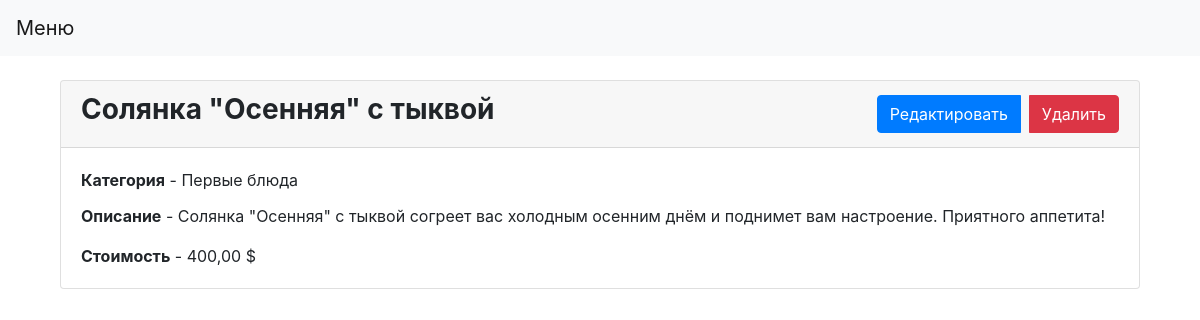
Page /dish/1/ on the committed database.
### menu/models.py (models this page shows, shortened)
class Dish(models.Model):
    name = models.CharField(max_length=100, verbose_name='Название блюдо')
    category = models.ForeignKey(Category, on_delete=models.CASCADE, verbose_name='Категория')
    description = models.TextField(verbose_name='Описание')
    price = models.DecimalField(max_digits=10, decimal_places=2, verbose_name='Стоимость')
    time_update = models.DateTimeField(auto_now=True, verbose_name='Время изменения')
    time_create = models.DateTimeField(auto_now_add=True, verbose_name='Время создания')
    class Meta:
        verbose_name = 'Блюдо'
        verbose_name_plural = 'Блюды'
        ordering = ['-time_create', 'name']

class Category(models.Model):
    name = models.CharField(max_length=100, verbose_name='Название категории')
    time_update = models.DateTimeField(auto_now=True, verbose_name='Время изменения')
    time_create = models.DateTimeField(auto_now_add=True, verbose_name='Время создания')
    def __str__(self):
        return self.name
    class Meta:
        verbose_name = 'Категорию'
        verbose_name_plural = 'Категории'
        ordering = ['-time_create', 'name']

### menu/views.py (the view)
# urls.py: path('dish/<int:pk>/', DishDetailView.as_view(), name='dish-detail'),
class DishDetailView(DetailView):
    model = Dish
    template_name = 'menu/dish_detail.html'
    context_object_name = 'dish'

### templates/menu/dish_detail.html
{% extends 'menu/base.html' %}
{% block content %}
    <div class="container my-4">
        <div class="card">
            <div class="card-header d-flex justify-content-between align-items-center">
                <h3><strong>{{ dish.name }}</strong></h3>
                <div class="btn-group" role="group">
                    <a href="{% url 'dish-update' dish.pk %}" class="btn btn-primary">Редактировать</a>
                    <a href="{% url 'dish-delete' dish.pk %}" class="btn btn-danger ml-2">Удалить</a>
                </div>
            </div>
            <div class="card-body">
                <p class="card-title"><strong>Категория</strong> - {{ dish.category }}</p>
                <p class="card-text"><strong>Описание</strong> - {{ dish.description }}</p>
                <p class="card-text"><strong>Стоимость</strong> - {{ dish.price }} $</p>
            </div>
        </div>
    </div>
{% endblock %}

### rows in the picture
Dish: name "Солянка \"Осенняя\" с тыквой", category "Первые блюда", description "Солянка \"Осенняя\" с тыквой согреет вас холодным осенним днём и поднимет вам настроение. Приятного аппетита!", price "400,00"
